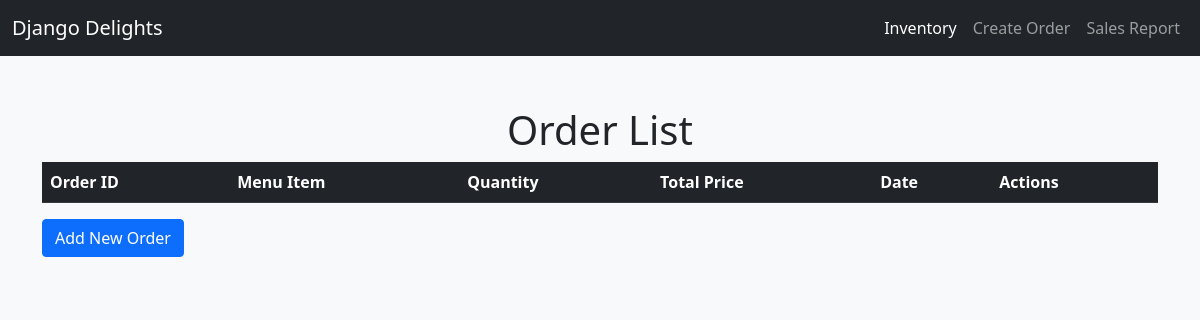
The page /inventory/order-list/ on the database as committed earlier.
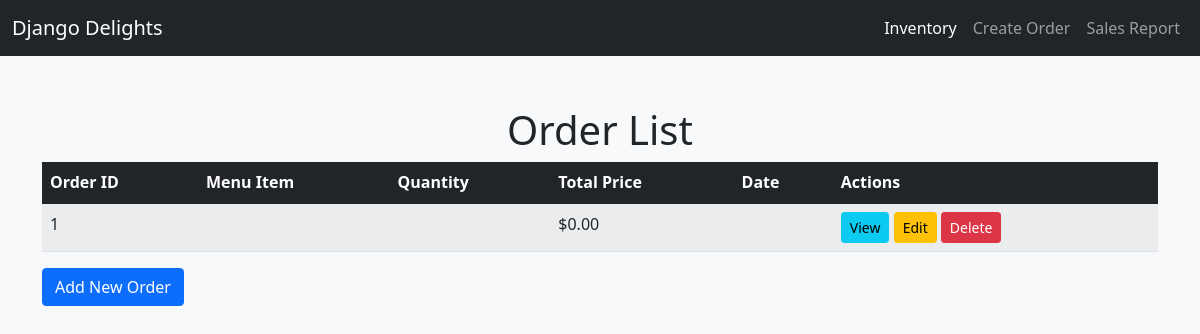
The same page on the database as committed later.
### inventory/models.py (models this page shows, shortened)
class Order(models.Model):
    STATUS_CHOICES = [
        ('new', 'New'),
        ('in_process', 'In Process'),
        ('completed', 'Completed'),
    ]
    customer = models.CharField(max_length=100)
    order_items = models.ManyToManyField(MenuItem, through='OrderItem')
    status = models.CharField(max_length=20, choices=STATUS_CHOICES, default='new')
    order_date = models.DateTimeField(auto_now_add=True)
    total_price = models.DecimalField(max_digits=10, decimal_places=2, default=0.0)

### inventory/views.py (the view)
# urls.py: path('order-list/', views.order_list, name='order_list'),
def order_list(request):
    orders = Order.objects.all()
    return render(request, 'inventory/order_list.html', {'orders': orders})

### inventory/templates/inventory/order_list.html (shortened to what this page needs)
<!DOCTYPE html>
<html lang="en">
<head>
</head>
<body>
{% extends 'base.html' %}
{% block content %}
<h1 class="text-center">Order List</h1>
<table class="table table-striped">
    <thead class="table-dark">
        <tr>
            <th>Order ID</th>
            <th>Menu Item</th>
            <th>Quantity</th>
            <th>Total Price</th>
            <th>Date</th>
            <th>Actions</th>
        </tr>
    </thead>
    <tbody>
        {% for order in orders %}
            <tr>
                <td>{{ order.id }}</td>
                <td>{{ order.menu_item.name }}</td>
                <td>{{ order.quantity }}</td>
                <td>${{ order.total_price }}</td>
                <td>{{ order.timestamp }}</td>
                <td>
                    <a href="{% url 'view_order' order.id %}" class="btn btn-info btn-sm">View</a>
                    <a href="{% url 'edit_order' order.id %}" class="btn btn-warning btn-sm">Edit</a>
                    <a href="{% url 'delete_order' order.id %}" class="btn btn-danger btn-sm">Delete</a>
                </td>
            </tr>
        {% endfor %}
    </tbody>
</table>
<a href="{% url 'add_order' %}" class="btn btn-primary">Add New Order</a>
{% endblock %}

Rows that differ between the two databases and show on the page:
added Order: id "1", total_price "0.00"
